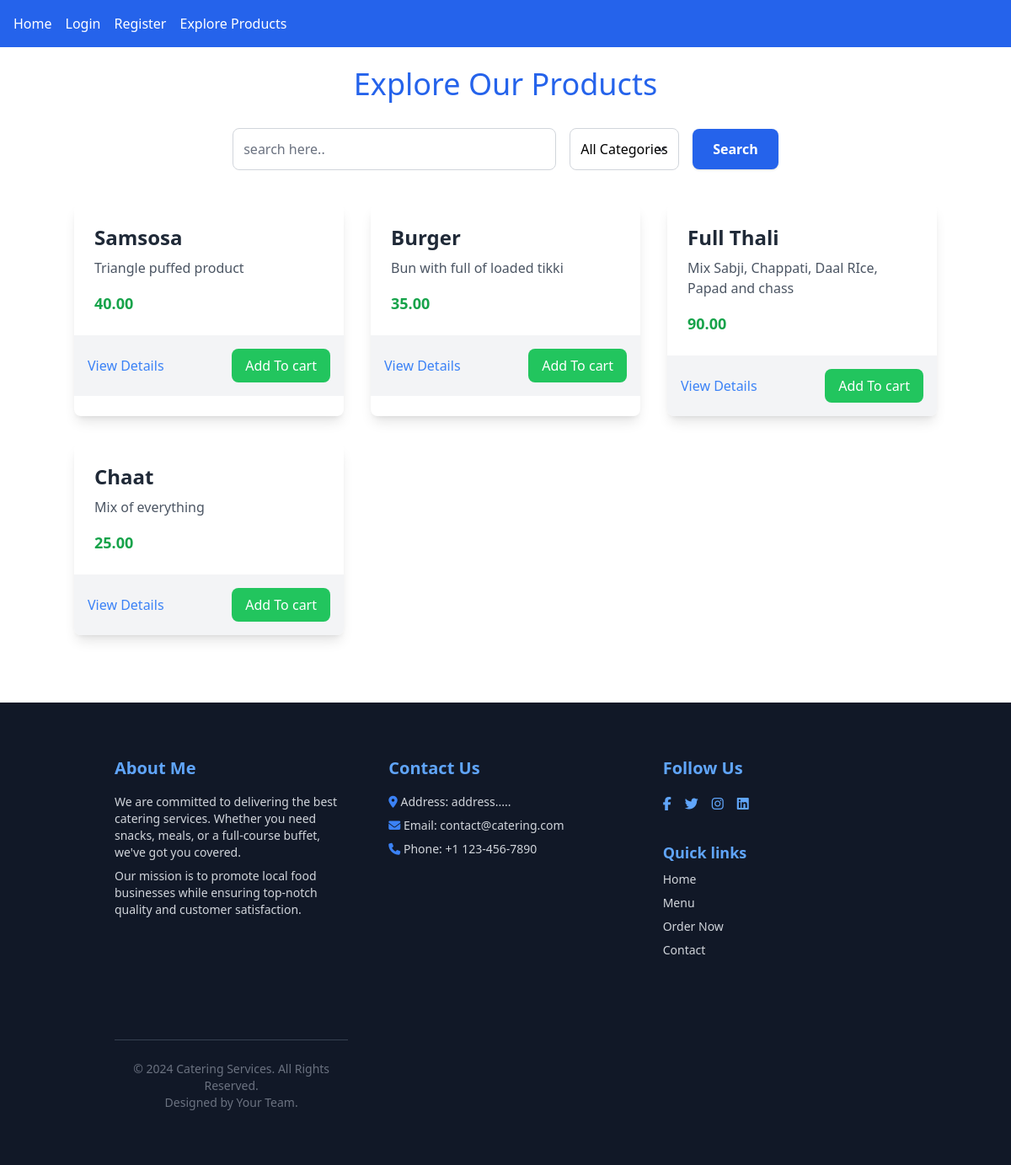
/catering/product_list/, run on the app's committed database.
### catering/models.py (models this page shows, shortened)
class Product(models.Model):
    name = models.CharField(max_length=100)
    description = models.TextField()
    price = models.DecimalField(max_digits=10, decimal_places=2)
    stock = models.IntegerField(blank=True, null=True)
    category = models.CharField(max_length=100, default='Snacks')

### catering/views.py (the view)
# urls.py: path('product_list/', views.product_list, name='product_list'),
def product_list(request):
    query = request.GET.get('search','')
    category = request.GET.get('category','')
    products = Product.objects.all()
    if query:
        products = products.filter(
            Q(name__icontains=query) | Q(description__icontains=query)
        )
    if category:
        products = products.filter(category__iexact=category)
    categories = Product.objects.values_list('category', flat=True).distinct()
    return render(request, 'catering/product_list.html', {'products': products, 'categories': categories})

### theme/templates/catering/product_list.html (shortened to what this page needs)
{% extends "theme/base.html" %}
{% block content %}
<div class="container mx-auto mt-6 mb-20">
  <h1 class="text-4xl font-extraboldbold text-center text-blue-600">Explore Our Products</h1>
      <div class="flex flex-wrap justify-center items-center gap-4 mt-8">
        <form class="flex flex-col sm:flex-row items-center gap-4 w-full sm:w-auto" method="get">
          <input type="text" class="w-full sm:w-96 p-3 border border-gray-300 rounded-lg focus:ring focus:ring-blue-300" value="{{ request.GET.search }}" name="search" placeholder="search here..">
          <select name="category"class="p-3 border border-gray-300 rounded-lg focus:ring focus:ring-blue-300">
            <option value="">All Categories</option>
          </select>
          <button type="submit" class="px-6 py-3 bg-blue-600 text-white font-semibold rounded-lg shadow hover:bg-blue-700">Search</button>
        </form>
      </div>
      <div class="grid grid-cols-1 sm:grid-cols-2 lg:grid-cols-3 gap-8 mt-10">
        {% for product in products %}
        <div class="bg-white rounded-lg shadow-lg overflow-hidden">
          <div class="p-6">
            <h2 class="text-2xl font-bold text-gray-800"> {{ product.name }} </h2>
            <p class="text-gray-600 mt-2">{{ product.description }}</p>
            <p class=" text-lg font-semibold text-green-600 mt-4">{{ product.price }}</p>
          </div>
          <div class="bg-gray-100 p-4 flex justify-between items-center">
            <a href="{% url "product_detail" product.id %}" class="text-blue-500 hover:underline font-medium">View Details</a>
            <a href="{% url "add_to_cart" product.id %}" class="px-4 py-2 bg-green-500 text-white rounded-lg hover:bg-green-600">Add To cart</a>
          </div>
        </div>
      {% empty %}
      <p class="col-span-full text-center text-gray-600">No products found.</p>
      {% endfor %}
    </div>
</div>
    {% include "theme/footer.html" %}
{% endblock  %}

### data on the page
Product: name "Samsosa", description "Triangle puffed product", price "40.00"
Product: name "Burger", description "Bun with full of loaded tikki", price "35.00"
Product: name "Full Thali", description "Mix Sabji, Chappati, Daal RIce, Papad and chass", price "90.00"
Product: name "Chaat", description "Mix of everything", price "25.00"
